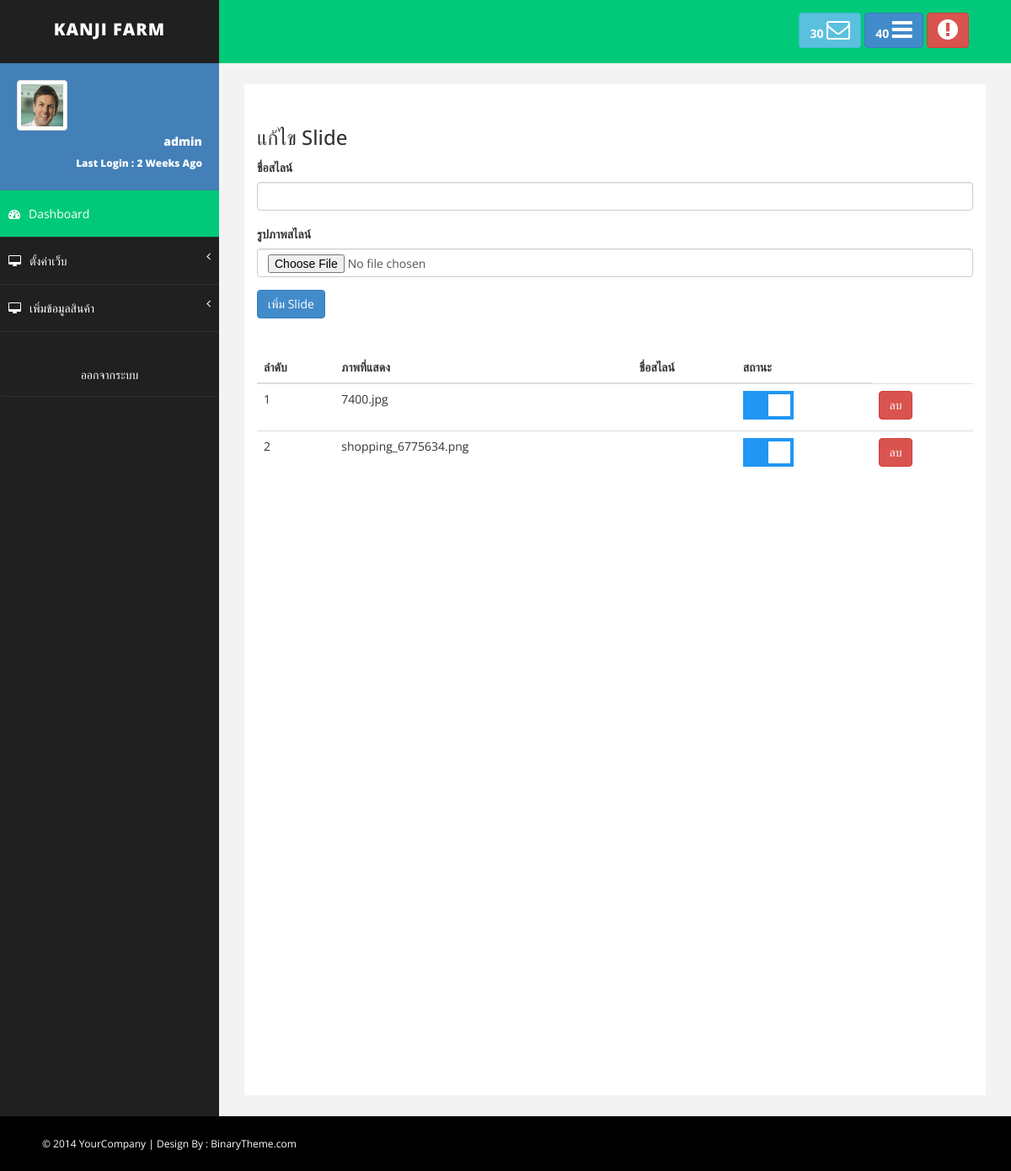
Page /backend_disc/admin/systems/slide-config.php (signed in) on the earlier database version.
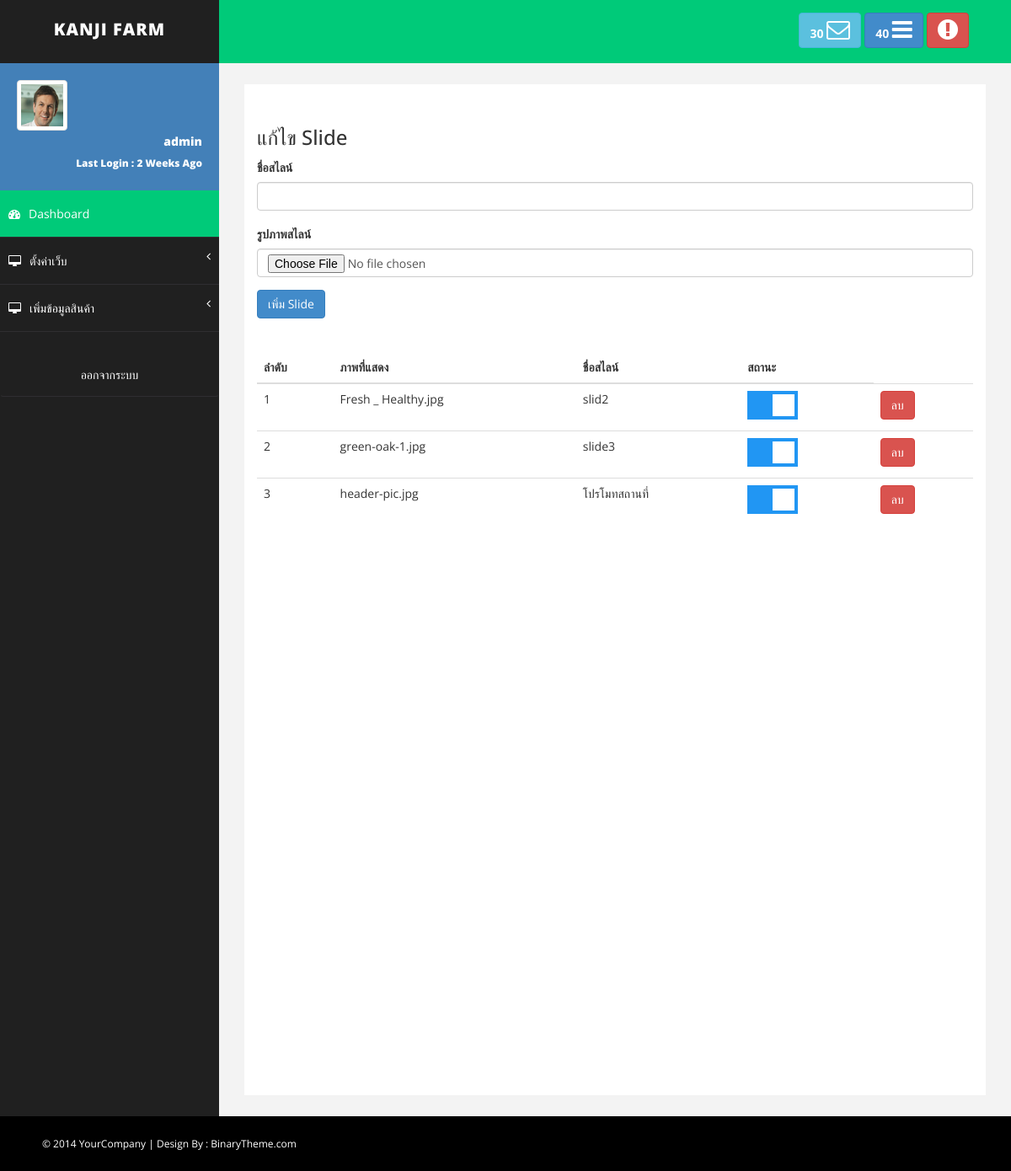
Same page on the later database version.
### tables this page shows
CREATE TABLE `kanji_slide` (
  `slide_id` int(11) NOT NULL,
  `slide_picture` varchar(255) NOT NULL,
  `slide_header` varchar(100) NOT NULL,
  `slide_content` varchar(255) NOT NULL,
  `slide_status` varchar(10) NOT NULL DEFAULT '2',
  `slide_timestamp` timestamp NOT NULL DEFAULT current_timestamp()
);

### services/class/Connection.php (called while the page is built, shortened)
<?php
class Connection {
		public $hostname 	= 'localhost';
		public $username 	= 'root';
		public $password	= '';
		public $dbname 		= 'atsamatd_atsamatd';
		public function openConnection(){
			try{
				$server = @$_SERVER['SERVER_NAME'];
				if($server == 'localhost'):
					$conn = new PDO("mysql:host=$this->hostname;dbname=$this->dbname;",$this->username,$this->password);
					$conn->setAttribute(PDO::ATTR_ERRMODE,PDO::ERRMODE_EXCEPTION);
				else:
					$conn = new PDO("mysql:host=$this->hostname;dbname=atsamatd_atsamatd;","atsamatd_root","atsamatd");
					$conn->setAttribute(PDO::ATTR_ERRMODE,PDO::ERRMODE_EXCEPTION);
				endif;
				return $this->pdo = $conn;
			}catch(PDOException $err){
				echo $err->getMessage();
			}
		}
}
?>

### backend_disc/admin/systems/slide-config.php (the view, shortened to what this page needs)
<?php
     require_once "../../../services/class/Connection.php";
     $db = new Connection(true);
?>
<!DOCTYPE html>
<html xmlns="http://www.w3.org/1999/xhtml">
<head>
    <link href="assets/css/bootstrap.css" rel="stylesheet" />
    <link href="assets/css/font-awesome.css" rel="stylesheet" />
    <link href="assets/css/basic.css" rel="stylesheet" />
    <link href="assets/css/custom.css" rel="stylesheet" />
    <link href="https://gitcdn.github.io/bootstrap-toggle/2.2.2/css/bootstrap-toggle.min.css" rel="stylesheet">
</head>
<body>
    <div id="wrapper">
     <?php include "./header-template.php"; ?>
      <?php include "./aside-template.php"; ?>
        <div id="page-wrapper">
            <div id="page-inner">
                <div class="row">
                    <h3>แก้ไข Slide</h3>
                    <form action="./services/post_slide.php" enctype="multipart/form-data"  method="post">
                        <div class="form-group">
                            <label for="">ชื่อสไลน์</label>
                            <input type="text" name="slide_header" id="slide_header" class="form-control">
                        </div>
                        <div class="form-group">
                            <label for="">รูปภาพสไลน์</label>
                            <input type="file" class="form-control" name="fileToUpload" id="fileToUpload" @change="fileToUpload">
                        </div>
                        <button type="submit" class="btn btn-primary">เพิ่ม Slide</button>
                    </form>
                </div>
                <div class="row" id="app">
                    <table class="table">
                        <thead>
                            <tr>
                                <th>ลำดับ</th>
                                <th>ภาพที่แสดง</th>
                                <th>ชื่อสไลน์</th>
                                <th>สถานะ</th>
                            </tr>
                        </thead>
                        <tbody>
                            <form action="" method="post" @submit.prevent= "update_status">
                        <?php
                            $stmt = $db->pdo->query("SELECT `slide_id`,`slide_picture`,`slide_header`,`slide_content`,`slide_status` FROM `kanji_slide` WHERE 1");
                            $i = 0;
                            while($r = $stmt->fetch(PDO::FETCH_ASSOC)):
                        ?>
                            <tr>
                                <td><?php echo $i=$i+1; ?></td>
                                <td><?php echo $r['slide_picture']; ?></td>
                                <td><?php echo $r['slide_header']; ?></td>
                                <td>
                                <label class="switch">
                                <span class="slider"></span>
                                </label>
                                </td>
                                <td><a href="./services/delete.php?process=slide&option=delete&id=<?php echo $r['slide_id']; ?>" class="btn btn-danger">ลบ</a></td>
                            </tr>
                            <?php endwhile; ?>
                            </form>
                        </tbody>
                    </table>
                </div>
            </div>
        </div>
    </div>
   <?php include "./footer-template.php"; ?>
</body>
</html>

### backend_disc/admin/systems/header-template.php (shortened to what this page needs)
<nav class="navbar navbar-default navbar-cls-top " role="navigation" style="margin-bottom: 0">
    <div class="navbar-header">
        <a class="navbar-brand" href="index.html">KANJI FARM</a>
    </div>
    <div class="header-right">
        <a href="message-task.html" class="btn btn-info" title="New Message"><b>30 </b><i class="fa fa-envelope-o fa-2x"></i></a>
        <a href="message-task.html" class="btn btn-primary" title="New Task"><b>40 </b><i class="fa fa-bars fa-2x"></i></a>
        <a href="login.html" class="btn btn-danger" title="Logout"><i class="fa fa-exclamation-circle fa-2x"></i></a>
    </div>
</nav>

### backend_disc/admin/systems/aside-template.php (shortened to what this page needs)
<nav class="navbar-default navbar-side" role="navigation">
    <div class="sidebar-collapse">
        <ul class="nav" id="main-menu">
            <li>
                <div class="user-img-div">
                    <img src="assets/img/user.png" class="img-thumbnail" />
                    <div class="inner-text">
                        admin
                    <br />
                        <small>Last Login : 2 Weeks Ago </small>
                    </div>
                </div>
            </li>
            <li>
                <a class="active-menu" href="index.php"><i class="fa fa-dashboard "></i>Dashboard</a>
            </li>
            <li>
                <a href="#"><i class="fa fa-desktop "></i>ตั้งค่าเว็บ<span class="fa arrow"></span></a>
            <li>
                <li>
                    <a href="#"><i class="fa fa-desktop "></i>เพิ่มข้อมูลสินค้า<span class="fa arrow"></span></a>
                    <br>
                    <a href="./logout.php" class="btn btn-banger">ออกจากระบบ</a>
        </ul>
    </div>
</nav>

### backend_disc/admin/systems/footer-template.php (shortened to what this page needs)
<div id="footer-sec">
    &copy; 2014 YourCompany | Design By : <a href="http://www.binarytheme.com/" target="_blank">BinaryTheme.com</a>
</div>

### backend_disc/admin/systems/assets/css/basic.css (style rules this page uses)
body { font-family: 'Open Sans', sans-serif; line-height:25px; }
#wrapper { width: 100%; background: #202020; }
#page-wrapper { padding: 15px 15px; min-height: 600px; background: #F3F3F3; }
#page-inner { width: 100%; margin: 10px 20px 10px 0px; background-color: #fff!important; padding: 10px; min-height: 1200px; }
.navbar-cls-top .navbar-brand { color: #fff; background: #202020; width: 260px; text-align: center; height: 75px; font-size: 20px; letter-spacing: 1px; font-weight: 900; padding-top: 25px; text-transform:uppercase; }
.header-right { color: #fff; padding: 15px 50px 5px 50px; float: right; font-size: 16px; }
.user-img-div { min-height: 140px; padding: 20px; background-color: #4380B8; }
.user-img-div img { max-height: 60px; }
.user-img-div .inner-text { text-align: right; position: relative; color: #fff; font-weight: 800; line-height: 25px; }
.active-menu { background-color: #00CA79!important; }
.arrow { float: right; }
.fa.arrow:before { content: "\f104"; }
.sidebar-collapse, .sidebar-collapse .nav { background: none; }
.sidebar-collapse .nav { padding: 0; }
.sidebar-collapse .nav > li > a { color: #fff; background: #202020; text-shadow: none; padding: 15px 40px; border-bottom: 1px solid #2F2E31; }
.sidebar-collapse > .nav > li > a { padding: 15px 10px; }
.navbar-side { border: none; background-color: #202020; }
.navbar-cls-top { background: #00CA79; border-bottom: none; }
.navbar-default { border: 0px solid black; }
.navbar-header { background: #000000; }
.nav > li > a > i { margin-right: 10px; }
#footer-sec { background-color:#000; padding:20px 50px; color:#fff; font-size:12px; }
#footer-sec a { color:#fff; }
@media (min-width:768px) { #page-wrapper { margin: 0 0 0 260px; padding: 15px 30px; min-height: 1200px; } }
@media (min-width:768px) { .navbar-side { z-index: 1; position: absolute; width: 260px; } }
@media (min-width:768px) { .navbar { border-radius: 0px; } }

### backend_disc/admin/systems/slide-config.php (style rules this page uses)
.row { padding:20px; }
.switch { position: relative; display: inline-block; width: 60px; height: 34px; }
.slider { position: absolute; cursor: pointer; top: 0; left: 0; right: 0; bottom: 0; background-color: #ccc; -webkit-transition: .4s; transition: .4s; }
.slider:before { position: absolute; content: ""; height: 26px; width: 26px; left: 4px; bottom: 4px; background-color: white; -webkit-transition: .4s; transition: .4s; }
input:checked + .slider { background-color: #2196F3; }
input:checked + .slider:before { -webkit-transform: translateX(26px); -ms-transform: translateX(26px); transform: translateX(26px); }

Differences in the rows shown:
removed kanji_slide: slide_picture "7400.jpg"
removed kanji_slide: i "2", slide_picture "shopping_6775634.png"
added kanji_slide: slide_picture "Fresh _ Healthy.jpg", slide_header "slid2"
added kanji_slide: i "2", slide_picture "green-oak-1.jpg", slide_header "slide3"
added kanji_slide: i "3", slide_picture "header-pic.jpg", slide_header "โปรโมทสถานที่"
